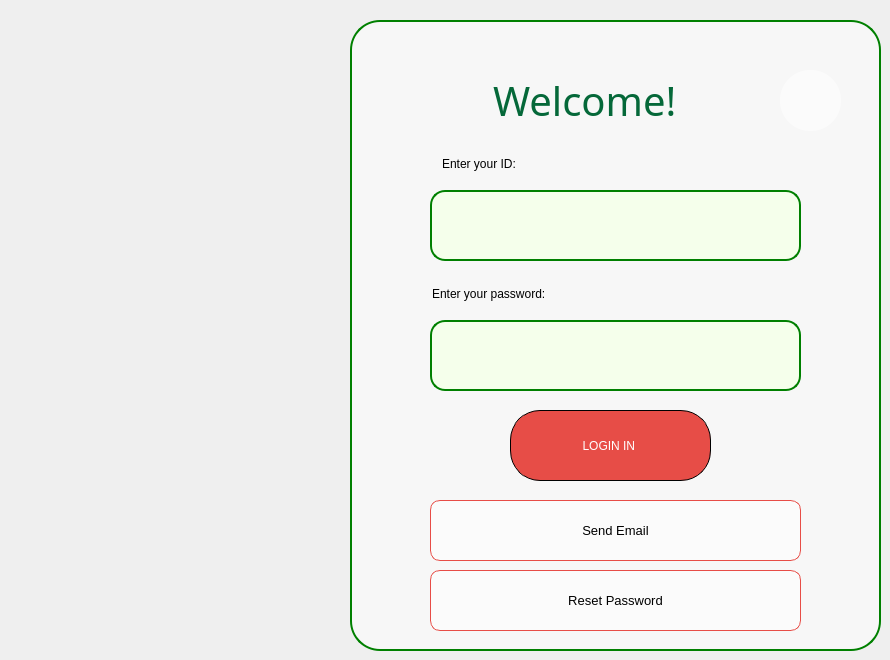
    <widget class="QWidget" name="login_page">
     <property name="sizePolicy">
      <sizepolicy hsizetype="Expanding" vsizetype="Expanding">
       <horstretch>0</horstretch>
       <verstretch>0</verstretch>
      </sizepolicy>
     </property>
     <widget class="QFrame" name="login_frame">
      <property name="geometry">
       <rect>
        <x>350</x>
        <y>20</y>
        <width>531</width>
        <height>631</height>
       </rect>
      </property>
      <property name="styleSheet">
       <string notr="true">background-color: rgba(255,255,255, 0.5);
border:2px solid green;
border-radius: 30px;</string>
      </property>
      <property name="frameShape">
       <enum>QFrame::StyledPanel</enum>
      </property>
      <property name="frameShadow">
       <enum>QFrame::Raised</enum>
      </property>
      <widget class="QLineEdit" name="Id_login">
       <property name="geometry">
        <rect>
         <x>80</x>
         <y>170</y>
         <width>371</width>
         <height>71</height>
        </rect>
       </property>
       <property name="styleSheet">
        <string notr="true">color: rgb(118, 118, 118);
background-color: rgb(250, 255, 230);
background-color: rgb(245, 255, 235);
border-radius:15px;</string>
       </property>
       <property name="text">
        <string/>
       </property>
      </widget>
      <widget class="QLineEdit" name="Password_login">
       <property name="geometry">
        <rect>
         <x>80</x>
         <y>300</y>
         <width>371</width>
         <height>71</height>
        </rect>
       </property>
       <property name="styleSheet">
        <string notr="true">color: rgb(118, 118, 118);
background-color: rgb(250, 255, 230);
background-color: rgb(245, 255, 235);
border-radius:15px;</string>
       </property>
       <property name="text">
        <string/>
       </property>
      </widget>
      <widget class="QLabel" name="label_3">
       <property name="geometry">
        <rect>
         <x>430</x>
         <y>50</y>
         <width>61</width>
         <height>61</height>
        </rect>
       </property>
       <property name="styleSheet">
        <string notr="true">border:none;</string>
       </property>
       <property name="text">
        <string/>
       </property>
       <property name="pixmap">
        <pixmap>../../Downloads/key.png</pixmap>
       </property>
       <property name="scaledContents">
        <bool>true</bool>
       </property>
      </widget>
      <widget class="QLineEdit" name="lineEdit">
       <property name="geometry">
        <rect>
         <x>60</x>
         <y>40</y>
         <width>351</width>
         <height>81</height>
        </rect>
       </property>
       <property name="font">
        <font>
         <family>Segoe Print</family>
         <pointsize>30</pointsize>
        </font>
       </property>
       <property name="styleSheet">
        <string notr="true">border:none;
color: rgb(5, 104, 57);
background-color: rgba(255,255,255, 0);

</string>
       </property>
       <property name="text">
        <string>Welcome!</string>
       </property>
       <property name="cursorPosition">
        <number>8</number>
       </property>
       <property name="alignment">
        <set>Qt::AlignCenter</set>
       </property>
      </widget>
      <widget class="QPushButton" name="Login_Button">
       <property name="geometry">
        <rect>
         <x>160</x>
         <y>390</y>
         <width>201</width>
         <height>71</height>
        </rect>
       </property>
       <property name="styleSheet">
        <string notr="true">border: 1px solid black;
font: 10pt &quot;Segoe Print&quot;;

background-color: rgb(97, 0, 0);

color: rgb(255, 255, 255);

background-color: rgb(171, 168, 111);
background-color: rgb(97, 0, 0);
background-color: rgb(231, 77, 71);



border-radius:30px;
</string>
       </property>
       <property name="text">
        <string>LOGIN IN </string>
       </property>
      </widget>
      <widget class="QPushButton" name="forgotpassword_Button">
       <property name="geometry">
        <rect>
         <x>80</x>
         <y>550</y>
         <width>371</width>
         <height>61</height>
        </rect>
       </property>
       <property name="styleSheet">
        <string notr="true">border: 1px solid black;
color: rgb(231, 77, 71);
background-color: rgb(97, 0, 0);

color: rgb(255, 255, 255);
font: 10pt ;

background-color: rgb(171, 168, 111);
background-color: rgb(97, 0, 0);
background-color: rgb(231, 77, 71);

border-radius:10px;
border-color: rgb(231, 77, 71);
background-color: rgba(255,255,255, 0.5);
color: rgb(231, 77, 71);
color: rgb(0, 0, 0);</string>
       </property>
       <property name="text">
        <string>Reset Password</string>
       </property>
       <property name="icon">
        <iconset>
         <normalon>../../Downloads/right-arrow.png</normalon>
        </iconset>
       </property>
      </widget>
      <widget class="QLineEdit" name="lineEdit_2">
       <property name="geometry">
        <rect>
         <x>90</x>
         <y>130</y>
         <width>241</width>
         <height>28</height>
        </rect>
       </property>
       <property name="styleSheet">
        <string notr="true">border:none;
color: rgb(0, 0, 0);
background-color: rgba(255,255,255, 0);</string>
       </property>
       <property name="text">
        <string>Enter your ID:</string>
       </property>
      </widget>
      <widget class="QLineEdit" name="lineEdit_4">
       <property name="geometry">
        <rect>
         <x>80</x>
         <y>260</y>
         <width>241</width>
         <height>28</height>
        </rect>
       </property>
       <property name="styleSheet">
        <string notr="true">border:none;
color: rgb(0, 0, 0);
background-color: rgba(255,255,255, 0);</string>
       </property>
       <property name="text">
        <string>Enter your password:</string>
       </property>
      </widget>
      <widget class="QPushButton" name="send_email_button">
       <property name="geometry">
        <rect>
         <x>80</x>
         <y>480</y>
         <width>371</width>
         <height>61</height>
        </rect>
       </property>
       <property name="styleSheet">
        <string notr="true">border: 1px solid black;
color: rgb(231, 77, 71);
background-color: rgb(97, 0, 0);

color: rgb(255, 255, 255);
font: 10pt ;

background-color: rgb(171, 168, 111);
background-color: rgb(97, 0, 0);
background-color: rgb(231, 77, 71);

border-radius:10px;
border-color: rgb(231, 77, 71);
background-color: rgba(255,255,255, 0.5);
color: rgb(231, 77, 71);
color: rgb(0, 0, 0);</string>
       </property>
       <property name="text">
        <string>Send Email</string>
       </property>
       <property name="icon">
        <iconset>
         <normalon>../../Downloads/right-arrow.png</normalon>
        </iconset>
       </property>
      </widget>
     </widget>
    </widget>
